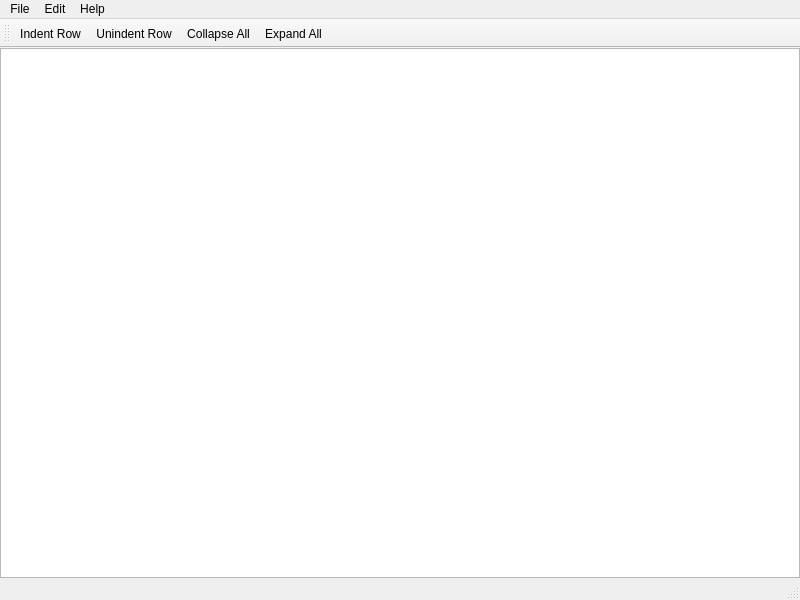
<?xml version="1.0" encoding="UTF-8"?>
<ui version="4.0">
 <class>MainWindow</class>
 <widget class="QMainWindow" name="MainWindow">
  <property name="geometry">
   <rect>
    <x>0</x>
    <y>0</y>
    <width>800</width>
    <height>600</height>
   </rect>
  </property>
  <property name="windowTitle">
   <string>MainWindow</string>
  </property>
  <widget class="QWidget" name="centralwidget">
   <layout class="QVBoxLayout" name="centralLayout">
    <property name="spacing">
     <number>0</number>
    </property>
    <property name="leftMargin">
     <number>0</number>
    </property>
    <property name="topMargin">
     <number>0</number>
    </property>
    <property name="rightMargin">
     <number>0</number>
    </property>
    <property name="bottomMargin">
     <number>0</number>
    </property>
    <item>
     <widget class="QTableView" name="tableView"/>
    </item>
   </layout>
  </widget>
  <widget class="QMenuBar" name="menubar">
   <property name="geometry">
    <rect>
     <x>0</x>
     <y>0</y>
     <width>800</width>
     <height>23</height>
    </rect>
   </property>
   <widget class="QMenu" name="menuFile">
    <property name="title">
     <string>File</string>
    </property>
    <addaction name="actionNew"/>
    <addaction name="actionOpen"/>
    <addaction name="separator"/>
    <addaction name="actionSave"/>
    <addaction name="actionSave_as"/>
    <addaction name="separator"/>
    <addaction name="actionClose_Tab"/>
    <addaction name="separator"/>
    <addaction name="actionQuit"/>
   </widget>
   <widget class="QMenu" name="menuHelp">
    <property name="title">
     <string>Help</string>
    </property>
    <addaction name="actionAbout_Qt"/>
   </widget>
   <widget class="QMenu" name="menuEdit">
    <property name="title">
     <string>Edit</string>
    </property>
    <addaction name="actionNew_Tab"/>
    <addaction name="separator"/>
    <addaction name="actionIndent"/>
    <addaction name="actionUnindent"/>
    <addaction name="separator"/>
    <addaction name="actionCollapse_All"/>
    <addaction name="actionExpand_All"/>
   </widget>
   <addaction name="menuFile"/>
   <addaction name="menuEdit"/>
   <addaction name="menuHelp"/>
  </widget>
  <widget class="QStatusBar" name="statusbar"/>
  <widget class="QToolBar" name="toolBar">
   <property name="windowTitle">
    <string>toolBar</string>
   </property>
   <attribute name="toolBarArea">
    <enum>TopToolBarArea</enum>
   </attribute>
   <attribute name="toolBarBreak">
    <bool>false</bool>
   </attribute>
   <addaction name="actionIndent"/>
   <addaction name="actionUnindent"/>
   <addaction name="actionCollapse_All"/>
   <addaction name="actionExpand_All"/>
  </widget>
  <action name="actionNew">
   <property name="icon">
    <iconset theme="QIcon::ThemeIcon::DocumentNew"/>
   </property>
   <property name="text">
    <string>&amp;New...</string>
   </property>
   <property name="shortcut">
    <string>Ctrl+N</string>
   </property>
  </action>
  <action name="actionOpen">
   <property name="icon">
    <iconset theme="QIcon::ThemeIcon::DocumentOpen"/>
   </property>
   <property name="text">
    <string>&amp;Open</string>
   </property>
   <property name="shortcut">
    <string>Ctrl+O</string>
   </property>
  </action>
  <action name="actionSave">
   <property name="icon">
    <iconset theme="QIcon::ThemeIcon::DocumentSave"/>
   </property>
   <property name="text">
    <string>&amp;Save</string>
   </property>
   <property name="shortcut">
    <string>Ctrl+S</string>
   </property>
  </action>
  <action name="actionSave_as">
   <property name="icon">
    <iconset theme="QIcon::ThemeIcon::DocumentSaveAs"/>
   </property>
   <property name="text">
    <string>Sa&amp;ve as...</string>
   </property>
   <property name="shortcut">
    <string>Ctrl+Shift+S</string>
   </property>
  </action>
  <action name="actionClose_Tab">
   <property name="icon">
    <iconset theme="QIcon::ThemeIcon::ListRemove"/>
   </property>
   <property name="text">
    <string>&amp;Close Tab</string>
   </property>
   <property name="toolTip">
    <string>Close Tab</string>
   </property>
   <property name="shortcut">
    <string>Ctrl+W</string>
   </property>
  </action>
  <action name="actionQuit">
   <property name="icon">
    <iconset theme="application-exit"/>
   </property>
   <property name="text">
    <string>&amp;Quit</string>
   </property>
   <property name="shortcut">
    <string>Ctrl+Q</string>
   </property>
   <property name="menuRole">
    <enum>QAction::MenuRole::QuitRole</enum>
   </property>
  </action>
  <action name="actionAbout_Qt">
   <property name="icon">
    <iconset theme="QIcon::ThemeIcon::HelpAbout"/>
   </property>
   <property name="text">
    <string>&amp;About Qt...</string>
   </property>
   <property name="menuRole">
    <enum>QAction::MenuRole::AboutQtRole</enum>
   </property>
  </action>
  <action name="actionNew_Tab">
   <property name="icon">
    <iconset theme="QIcon::ThemeIcon::ListAdd"/>
   </property>
   <property name="text">
    <string>&amp;New Tab</string>
   </property>
   <property name="shortcut">
    <string>Ctrl+T</string>
   </property>
  </action>
  <action name="actionCollapse_All">
   <property name="icon">
    <iconset theme="QIcon::ThemeIcon::GoNext"/>
   </property>
   <property name="text">
    <string>&amp;Collapse All</string>
   </property>
  </action>
  <action name="actionExpand_All">
   <property name="icon">
    <iconset theme="QIcon::ThemeIcon::GoDown"/>
   </property>
   <property name="text">
    <string>&amp;Expand All</string>
   </property>
  </action>
  <action name="actionUnindent">
   <property name="icon">
    <iconset theme="QIcon::ThemeIcon::FormatIndentLess"/>
   </property>
   <property name="text">
    <string>Unindent Row</string>
   </property>
   <property name="toolTip">
    <string>Unindent Row</string>
   </property>
  </action>
  <action name="actionIndent">
   <property name="icon">
    <iconset theme="QIcon::ThemeIcon::FormatIndentMore"/>
   </property>
   <property name="text">
    <string>Indent Row</string>
   </property>
   <property name="toolTip">
    <string>Indent Row</string>
   </property>
  </action>
 </widget>
 <resources/>
 <connections>
  <connection>
   <sender>actionQuit</sender>
   <signal>triggered()</signal>
   <receiver>MainWindow</receiver>
   <slot>close()</slot>
   <hints>
    <hint type="sourcelabel">
     <x>-1</x>
     <y>-1</y>
    </hint>
    <hint type="destinationlabel">
     <x>399</x>
     <y>299</y>
    </hint>
   </hints>
  </connection>
 </connections>
</ui>
